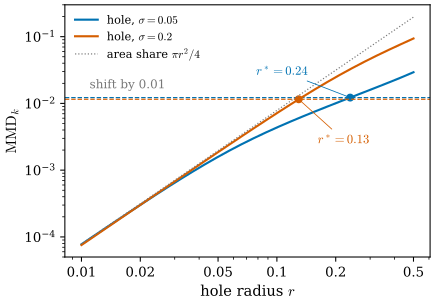

Write Python code to recreate this figure.
"""Figure 50.4.2: a fixed-bandwidth kernel varifold distance hides holes (the converse of (23) fails, [ManifoldGS26] App. B).

V = the area measure of the flat square [-1, 1]^2 (all planes equal), W = the same square minus a disk of radius r at
the centre; both normalised to mass 1. Solid: MMD_k(V, W) for the kernel (22) with sigma = 0.05 and sigma = 0.2 (the
plane part of the kernel is 1 because the planes agree). Dashed: MMD_k between V and the same square moved by 0.01 along
its normal (a 0.5 percent shift of its width). The marked radius r* is where the two are equal: holes smaller than r*
look closer to V than this harmless shift.

Run from the project root: PYTHONPATH=tools python3 chapters/50-paper-manifold-gs/figures/fig-50-4-2-kernel-holes.py
"""
import math
import sys
from pathlib import Path

import numpy as np

sys.path.insert(0, str(Path(__file__).resolve().parents[1] / "lib"))
import dgfig  # noqa: E402
import mgs50 as g  # noqa: E402

dgfig.setup()
import matplotlib.pyplot as plt  # noqa: E402

C = dgfig.COLORS
rs = np.geomspace(0.01, 0.5, 28)
fig, ax = plt.subplots(figsize=(4.8, 3.4))
out = {}
for sig, c in ((0.05, C["tangent"]), (0.2, C["normal"])):
    vals = np.array([g.mmd_hole(r, sig) for r in rs])
    shift = g.mmd_shift(0.01, sig)
    rstar = g.crossing_radius(sig, shift)
    out[sig] = (shift, rstar, g.mmd_hole(0.1, sig), g.mmd_hole(0.2, sig))
    # self-checks: small holes cost about their area fraction pi r^2 / 4; the curve is increasing
    assert abs(vals[0] / (math.pi * rs[0] ** 2 / 4) - 1) < 0.05 and np.all(np.diff(vals) > 0)
    ax.loglog(rs, vals, "-", color=c, lw=1.6, label=rf"hole, $\sigma = {sig}$")
    ax.axhline(shift, color=c, ls="--", lw=0.9)
    ax.plot([rstar], [shift], "o", color=c, ms=5)
    ax.annotate(rf"$r^* = {rstar:.2f}$", xy=(rstar, shift), xytext=(rstar * (0.33 if sig == 0.05 else 1.25), shift * (2.2 if sig == 0.05 else 0.22)),
                fontsize=9.5, color=c, arrowprops=dict(arrowstyle="-", lw=0.6, color=c))
ax.loglog(rs, math.pi * rs ** 2 / 4, ":", color=C["aux"], lw=0.9, label=r"area share $\pi r^2/4$")
ax.text(0.011, 0.0125 * 1.35, "shift by 0.01", fontsize=9, color=C["aux"])
ax.set_xlabel(r"hole radius $r$")
ax.set_ylabel(r"$\mathrm{MMD}_k$")
ax.set_ylim(5e-5, 0.3)
ax.set_xticks([0.01, 0.02, 0.05, 0.1, 0.2, 0.5])
ax.set_xticklabels(["0.01", "0.02", "0.05", "0.1", "0.2", "0.5"])
ax.xaxis.set_minor_formatter(plt.NullFormatter())
ax.legend(loc="upper left", fontsize=8.5, frameon=False)
fig.tight_layout()
dgfig.save(fig, __file__)
for sig, (shift, rstar, m1, m2) in out.items():
    print(f"sigma={sig}: shift 0.01 -> {shift:.5f}, r* = {rstar:.4f}, hole r=0.1 -> {m1:.5f}, r=0.2 -> {m2:.5f}")
